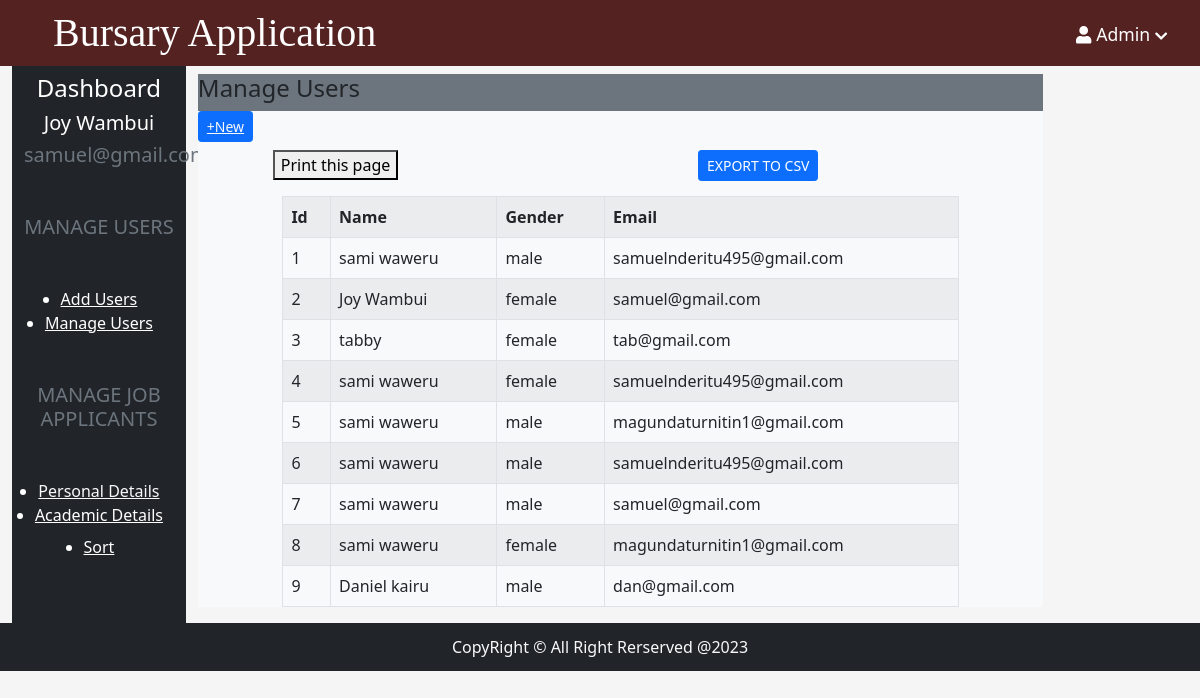
Page /manageUsers.php?error=norecord (signed in) on the committed database.
### tables this page shows
CREATE TABLE `user_registration` (
  `id` int(11) NOT NULL,
  `name` varchar(255) NOT NULL,
  `sex` enum('male','female','other','') NOT NULL,
  `email` varchar(255) NOT NULL,
  `password` varchar(255) NOT NULL,
  `type` tinyint(4) NOT NULL,
  `time_stamp` timestamp NOT NULL DEFAULT current_timestamp() ON UPDATE current_timestamp()
);

### manageUsers.php (the view, shortened to what this page needs)
<?php  include('./app/includes/header.php')?>
<?php include('./app/includes/servernavbar.php')?>
<?php include('./admin.php')?>
<?php include("./controllers/connect.php")?>
<div class="col-md-10 ">
                <div class="view_body bg-secondary">
                    <div class="view_body_header my-2">
                        <h4 class="text-left text-dark my-2"> Manage Users</h4>
                    </div>
                    <div class="view_body_body bg-light my-2">
                      <h6 ><button type="button" class="btn btn-sm btn-primary text-light"><a href="./adduser.php"class="text-light" >+New</a></button></h6>
                      <div class="bg-light">
                      <?php
                                  $sql = "SELECT id, name, sex, email FROM user_registration";
                                  $stmt = $conn->prepare($sql);
                                  $stmt->execute();
                            ?>
                          <div class="d-flex">
                            <p> <button onclick="window.printpart()">Print this page</button></p>
                           <p > <form action="./csv/manageusers_csv.php" method="post">
                              <button type="submit" name="submit"class="btn btn-sm btn-primary text-white">EXPORT TO CSV</button>
                            </form></p>
                            </div>
                            <div id="top_print">
                          <table class="table table-striped  table-responsive t/able-condenced table-bordered" style="width:80%">
                              <tr>
                                 <th>Id</th>
                                  <th>Name</th>
                                  <th>Gender</th>
                                  <th>Email</th>
                             </tr>
                                <?php
                                 $result= mysqli_stmt_get_result($stmt);
                                 $num= mysqli_num_rows($result);
                                 if($num > 0){
                                      while($rows=mysqli_fetch_assoc($result)){?>
                                        <tr>
                                        <td><?php echo $rows['id']?></td>
                                        <td><?php echo $rows['name']?></td>
                                        <td><?php echo $rows['sex']?></td>
                                        <td><?php echo $rows['email']?></td>
                                    </tr>
                                    <?php
                                    }
                                 }else{
                                     header('location:manageUsers.php?error=norecord');
                                     exit();
                                 }
                                ?>
                            </table>
                            </div>
                      </div>
                    </div>
  </div>
 </div>
 <?php include('./adminfooter.php')?>

### assets/css/style.css (style rules this page uses)
* { margin: 0 auto; padding: 0 auto; box-sizing: border-box; }
body { background-color: #f5f5f5; overflow:scroll; }

### rows in the picture
user_registration: id "1", name "sami waweru", sex "male", email "samuelnderitu495@gmail.com"
user_registration: id "2", name "Joy Wambui", sex "female", email "samuel@gmail.com"
user_registration: id "3", name "tabby", sex "female", email "tab@gmail.com"
user_registration: id "4", name "sami waweru", sex "female", email "samuelnderitu495@gmail.com"
user_registration: id "5", name "sami waweru", sex "male", email "magundaturnitin1@gmail.com"
user_registration: id "6", name "sami waweru", sex "male", email "samuelnderitu495@gmail.com"
user_registration: id "7", name "sami waweru", sex "male", email "samuel@gmail.com"
user_registration: id "8", name "sami waweru", sex "female", email "magundaturnitin1@gmail.com"
user_registration: id "9", name "Daniel kairu", sex "male", email "dan@gmail.com"

### other values in the picture
$_SESSION['name'] "Joy Wambui"
$_SESSION['email'] "samuel@gmail.com"
